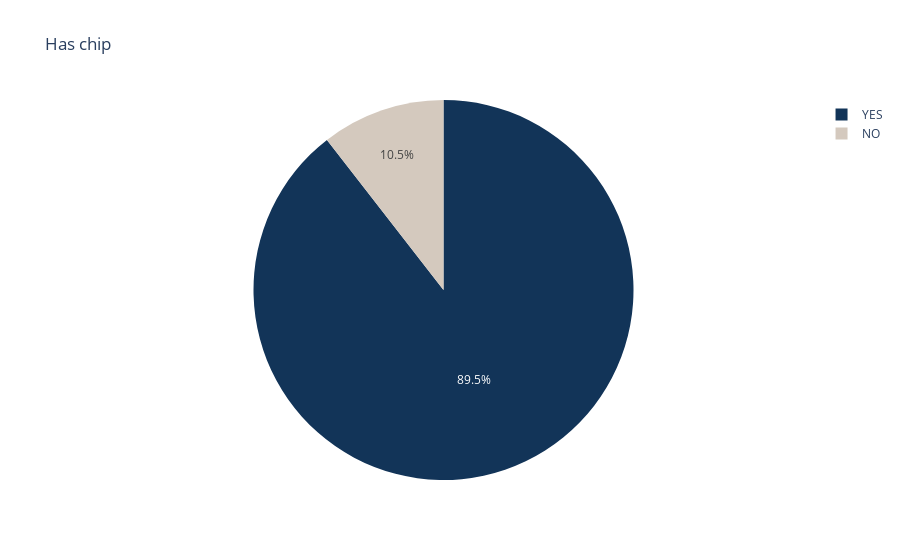

The notebook cell saved with this chart:
### Code cell
custom_purple = ["#123458", "#D4C9BE"]
fig=px.pie(df,names='has_chip',color_discrete_sequence=custom_purple,title='Has chip')
iplot(fig)

### Figure 1 — Plotly figure (JSON) as saved in the notebook; plotly's stock layout.template omitted (floating-point values rounded to 4 significant figures; data arrays with more than 128 entries replaced by an {"elided": "..."} marker saying what was removed)
{"data": [{"domain": {"x": [0, 1], "y": [0, 1]}, "hovertemplate": "has_chip=%{label}<extra></extra>", "labels": {"elided": "6146 str values"}, "legendgroup": "", "name": "", "showlegend": true, "type": "pie"}], "layout": {"legend": {"tracegroupgap": 0}, "piecolorway": ["#123458", "#D4C9BE"], "title": {"text": "Has chip"}}}
